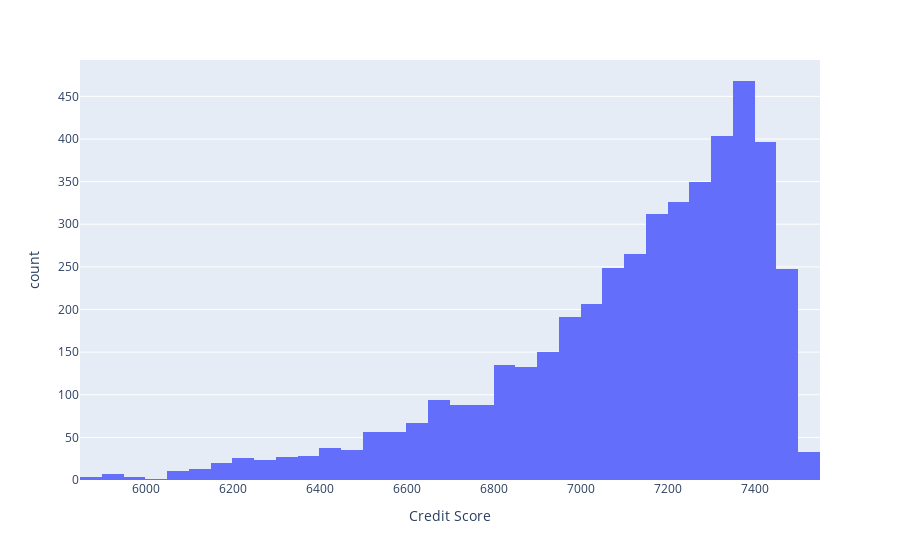

The notebook cell saved with this chart:
### Code cell
high_cs_df = df[df['Credit Score'] > 850]

fig = px.histogram(high_cs_df, x='Credit Score')
fig.show()

### Figure 1 — Plotly figure (JSON) as saved in the notebook; plotly's stock layout.template omitted (floating-point values rounded to 4 significant figures; data arrays with more than 128 entries replaced by an {"elided": "..."} marker saying what was removed)
{"data": [{"alignmentgroup": "True", "bingroup": "x", "hovertemplate": "Credit Score=%{x}<br>count=%{y}<extra></extra>", "legendgroup": "", "marker": {"color": "#636efa"}, "name": "", "offsetgroup": "", "orientation": "v", "showlegend": false, "type": "histogram", "x": {"elided": "4551 int values"}, "xaxis": "x", "yaxis": "y"}], "layout": {"barmode": "relative", "legend": {"tracegroupgap": 0}, "margin": {"t": 60}, "xaxis": {"anchor": "y", "domain": [0, 1], "title": {"text": "Credit Score"}}, "yaxis": {"anchor": "x", "domain": [0, 1], "title": {"text": "count"}}}}
